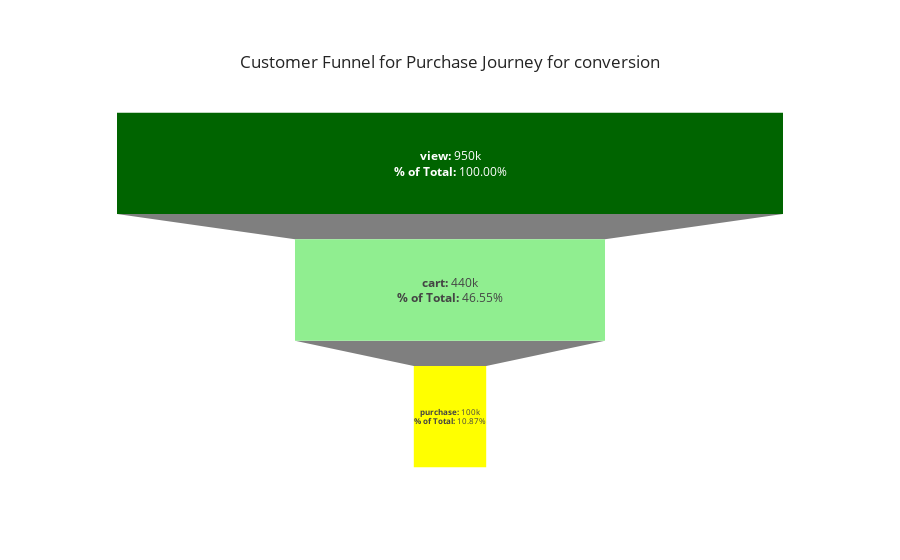

Notebook cell for this chart:
### Code cell
#plotly to visualise funnel
fig = go.Figure(go.Funnel(
    y = data_funnel["event_type"],
    x = data_funnel["# events"],
    customdata=data_funnel["percent"],
    texttemplate= "<b>%{label}: </B>%{value:.2s}"+"<br><b>% of Total:</b> %{customdata:.2f}%",
    textposition='inside',
    marker = {"color": ["darkgreen", "lightgreen", "yellow"]}
    ))
fig.update_yaxes(visible=False)
fig.update_layout(template='simple_white',     
                  title={'xanchor': 'center',
                         'yanchor': 'top',        
                         'y':0.9,
                         'x':0.5,
                         'text':"Customer Funnel for Purchase Journey for conversion "})
fig.show()

### Figure 1 — Plotly figure (JSON) as saved in the notebook; plotly's stock layout.template omitted (floating-point values rounded to 4 significant figures)
{"data": [{"customdata": [100, 46.55, 10.87], "marker": {"color": ["darkgreen", "lightgreen", "yellow"]}, "textposition": "inside", "texttemplate": "<b>%{label}: </B>%{value:.2s}<br><b>% of Total:</b> %{customdata:.2f}%", "type": "funnel", "x": [948181, 441379, 103065], "y": ["view", "cart", "purchase"]}], "layout": {"title": {"text": "Customer Funnel for Purchase Journey for conversion ", "x": 0.5, "xanchor": "center", "y": 0.9, "yanchor": "top"}, "yaxis": {"visible": false}}}
